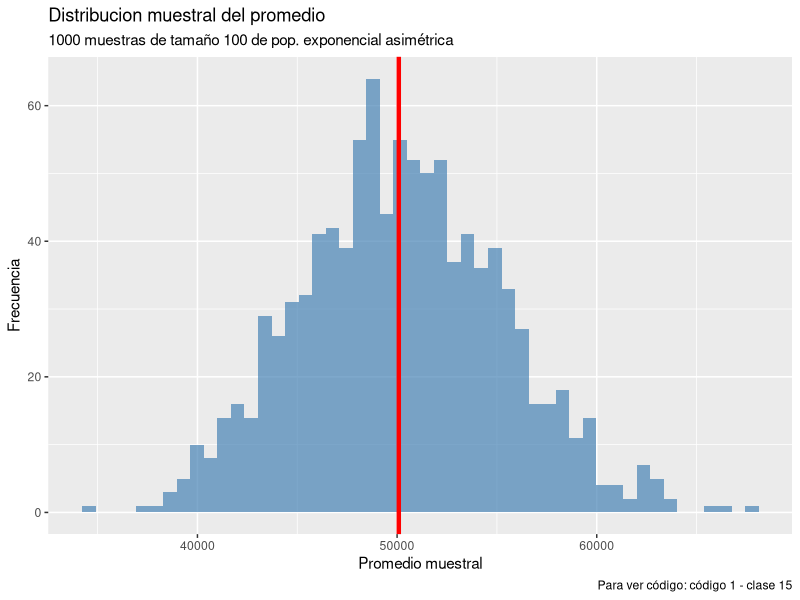
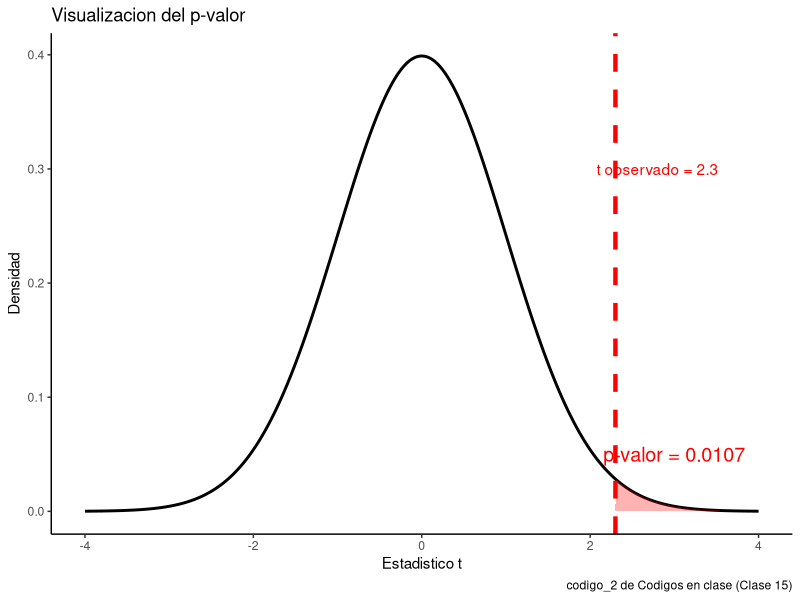
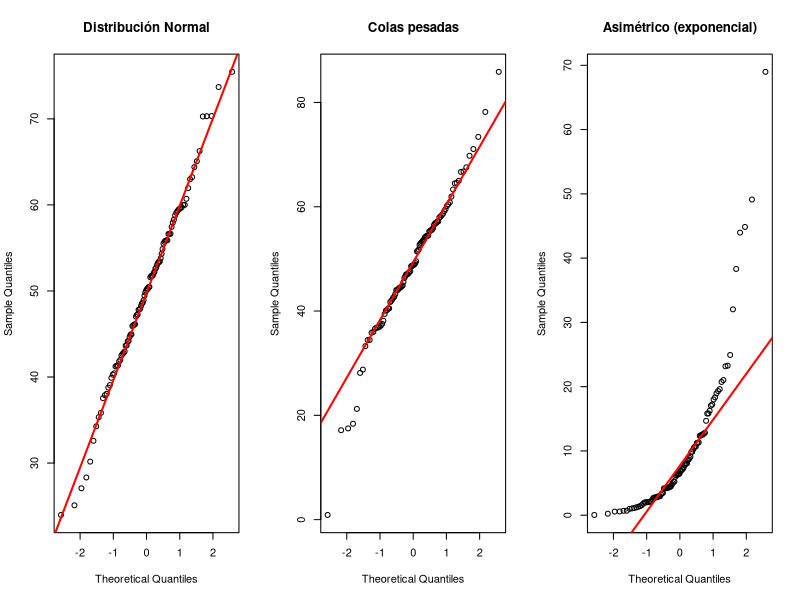
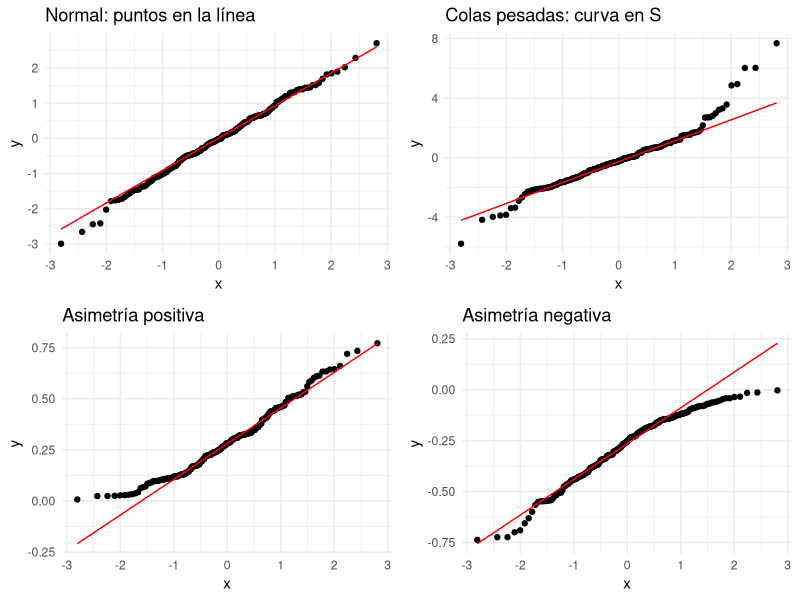
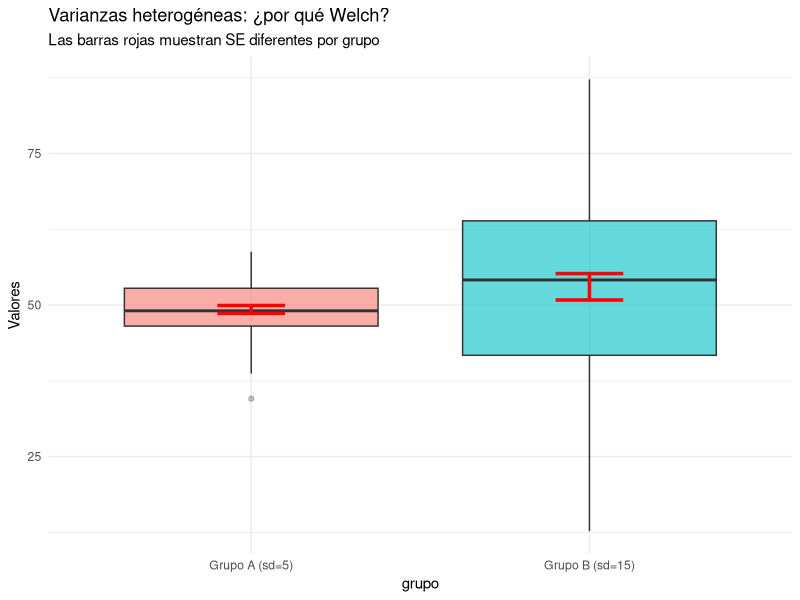
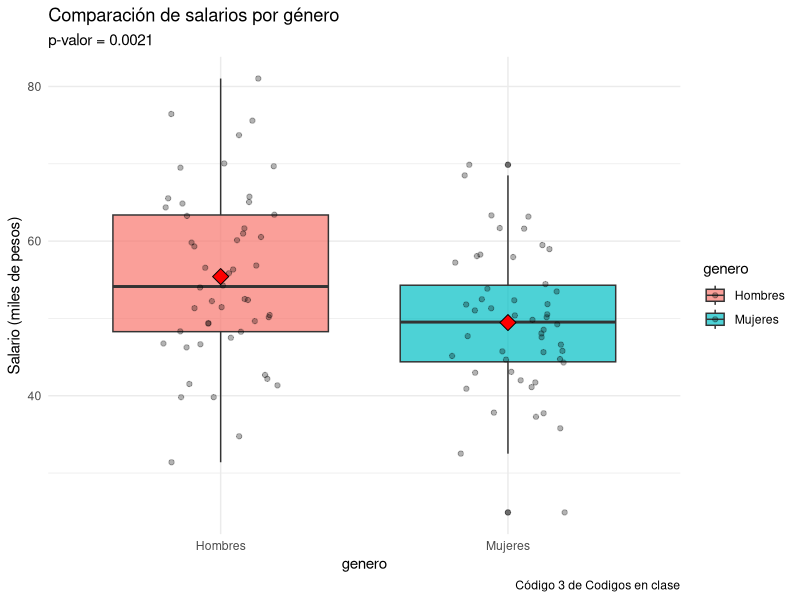
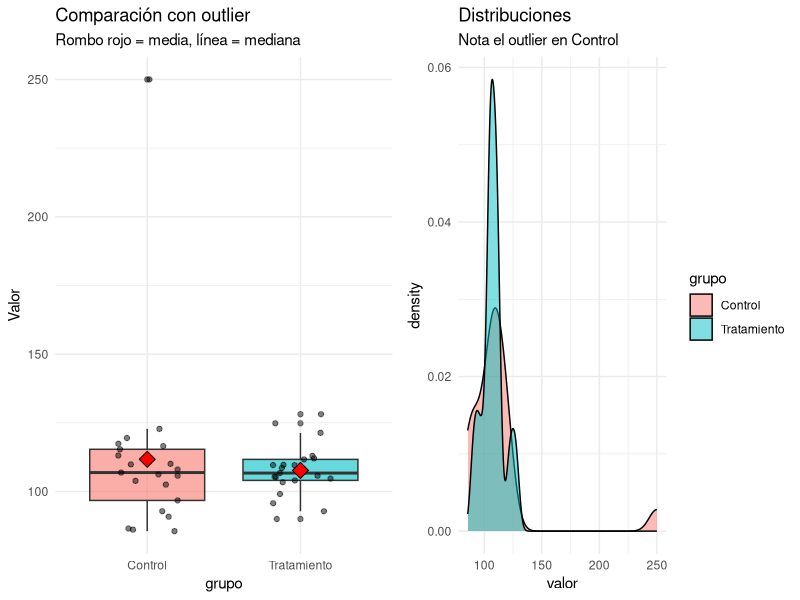
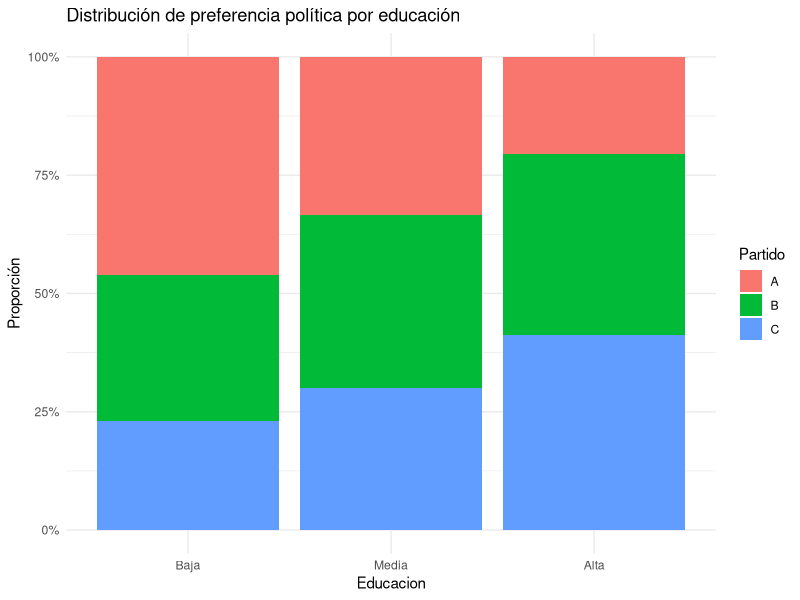

R code for these plots, in order:
## ---- chunk 1
# Simulacion: Distribucion muestral del promedio
library(tidyverse)

# Poblacion: ingresos con distribucion asimetrica
poblacion <- rexp(100000, rate = 1/50000)

# Tomar 1000 muestras de size 100
promedios_muestrales <- replicate(1000, {
  muestra <- sample(poblacion, 100)
  mean(muestra)
})

# Visualizar
tibble(promedio = promedios_muestrales) %>%
  ggplot(aes(x = promedio)) +
  geom_histogram(bins = 50, fill = "steelblue", alpha = 0.7) +
  geom_vline(xintercept = mean(poblacion), 
             color = "red", linewidth = 1.5) +
  labs(title = "Distribucion muestral del promedio",
       subtitle = "1000 muestras de tamaño 100 de pop. exponencial asimétrica",
       caption = 'Para ver código: código 1 - clase 15', 
       x = "Promedio muestral",
       y = "Frecuencia")
## ---- chunk 2
# Simulación: Impacto del tamaño muestral
tamaños <- c(10, 30, 100, 500)
resultados <- map_df(tamaños, function(n) {
  muestra <- rnorm(n, mean = 50, sd = 15)
  ic <- t.test(muestra)$conf.int
  tibble(
    n = n,
    ancho_ic = ic[2] - ic[1]
  )
})

print(resultados)
## ---- chunk 3
# Ejemplo: Test de una cola
library(ggplot2)

# Generar distribución bajo H0
x <- seq(-4, 4, length.out = 1000)
y <- dnorm(x)

# Estadístico observado
t_obs <- 2.3

# Crear visualización
tibble(x = x, y = y) %>%
  ggplot(aes(x = x, y = y)) +
  geom_line(linewidth = 1) +
  geom_area(data = . %>% filter(x >= t_obs),
            fill = "red", alpha = 0.3) +
  geom_vline(xintercept = t_obs, 
             color = "red", linewidth = 1.5, linetype = "dashed") +
  annotate("text", x = t_obs + 0.5, y = 0.3, 
           label = paste("t observado =", t_obs),
           color = "red") +
  annotate("text", x = 3, y = 0.05, 
           label = paste("p-valor =", round(1 - pnorm(t_obs), 4)),
           color = "red", size = 5) +
  labs(title = "Visualizacion del p-valor",
       x = "Estadistico t",
       y = "Densidad",
       caption = 'codigo_2 de Codigos en clase (Clase 15)') + 
  theme_classic()

## ---- chunk 4
# Datos que parecen normales
datos_normales <- rnorm(50, mean = 100, sd = 15)
shapiro.test(datos_normales)

# Datos claramente NO normales (exponencial)
datos_exponencial <- rexp(50, rate = 0.1)
shapiro.test(datos_exponencial)
## ---- chunk 5
par(mfrow = c(1, 3))

# Datos normales
datos_norm <- rnorm(100, 50, 10)
qqnorm(datos_norm, main = "Distribución Normal")
qqline(datos_norm, col = "red", lwd = 2)

# Datos con colas pesadas
datos_heavy <- rt(100, df = 3) * 10 + 50
qqnorm(datos_heavy, main = "Colas pesadas")
qqline(datos_heavy, col = "red", lwd = 2)

# Datos asimétricos
datos_asim <- rexp(100, rate = 0.1)
qqnorm(datos_asim, main = "Asimétrico (exponencial)")
qqline(datos_asim, col = "red", lwd = 2)
## ---- chunk 6
library(gridExtra)

# Crear diferentes patrones
set.seed(42)

p1 <- ggplot(data.frame(x = rnorm(200)), aes(sample = x)) +
  stat_qq() + stat_qq_line(color = "red") +
  labs(title = "Normal: puntos en la línea") +
  theme_minimal()

p2 <- ggplot(data.frame(x = rt(200, df = 3)), aes(sample = x)) +
  stat_qq() + stat_qq_line(color = "red") +
  labs(title = "Colas pesadas: curva en S") +
  theme_minimal()

p3 <- ggplot(data.frame(x = rbeta(200, 2, 5)), aes(sample = x)) +
  stat_qq() + stat_qq_line(color = "red") +
  labs(title = "Asimetría positiva") +
  theme_minimal()

p4 <- ggplot(data.frame(x = -rbeta(200, 2, 5)), aes(sample = x)) +
  stat_qq() + stat_qq_line(color = "red") +
  labs(title = "Asimetría negativa") +
  theme_minimal()

grid.arrange(p1, p2, p3, p4, ncol = 2)
## ---- chunk 7
salarios <- c(48, 52, 45, 55, 49, 51, 47, 53, 46, 54)
# H0: μ = 50 (mil pesos) # H1: μ ≠ 50 (test de dos colas)
resultado <- t.test(salarios, mu = 50)
print(resultado)
## ---- chunk 8
library(car)  # Para test de Levene

# Crear dos grupos con varianzas diferentes
grupo_a <- rnorm(50, mean = 50, sd = 5)   # Varianza pequeña
grupo_b <- rnorm(50, mean = 52, sd = 15)  # Varianza grande

# Test de Levene
leveneTest(c(grupo_a, grupo_b) ~ rep(c("A", "B"), each = 50))
## ---- chunk 9
set.seed(789)
grupo_a <- rnorm(50, mean = 50, sd = 5)
grupo_b <- rnorm(50, mean = 52, sd = 15)

datos <- tibble(
  valor = c(grupo_a, grupo_b),
  grupo = rep(c("Grupo A (sd=5)", "Grupo B (sd=15)"), each = 50)
)

ggplot(datos, aes(x = grupo, y = valor, fill = grupo)) +
  geom_boxplot(alpha = 0.6, outlier.alpha = 0.3) +
  stat_summary(fun.data = mean_se, geom = "errorbar", 
               width = 0.2, color = "red", linewidth = 1.2) +
  labs(title = "Varianzas heterogéneas: ¿por qué Welch?",
       subtitle = "Las barras rojas muestran SE diferentes por grupo",
       y = "Valores") +
  theme_minimal() +
  theme(legend.position = "none")
## ---- chunk 10
set.seed(123)
salarios_hombres <- rnorm(50, mean = 55, sd = 12)
salarios_mujeres <- rnorm(50, mean = 48, sd = 10)
# H0: μ_hombres = μ_mujeres (no hay diferencia)
# H1: μ_hombres > μ_mujeres (test de una cola)
resultado <- t.test(salarios_hombres, salarios_mujeres, 
                   alternative = "greater")
print(resultado) 
## ---- chunk 11
# Datos simulados
set.seed(123)
salarios_hombres <- rnorm(50, mean = 55, sd = 12)
salarios_mujeres <- rnorm(50, mean = 48, sd = 10)

# H0: μ_hombres = μ_mujeres (no hay diferencia)
# H1: μ_hombres > μ_mujeres (test de una cola)

resultado <- t.test(salarios_hombres, salarios_mujeres, 
                    alternative = "greater")

# Visualización
datos_comparacion <- tibble(
  salario = c(salarios_hombres, salarios_mujeres),
  genero = rep(c("Hombres", "Mujeres"), each = 50)
)

ggplot(datos_comparacion, aes(x = genero, y = salario, fill = genero)) +
  geom_boxplot(alpha = 0.7) +
  geom_jitter(width = 0.2, alpha = 0.3) +
  stat_summary(fun = mean, geom = "point", 
               shape = 23, size = 4, fill = "red") +
  labs(title = "Comparación de salarios por género",
       subtitle = paste("p-valor =", round(resultado$p.value, 4)),
       y = "Salario (miles de pesos)",
       caption='Código 3 de Codigos en clase') +
  theme_minimal()
## ---- chunk 12
# Datos con outliers extremos
set.seed(456)
grupo_control <- c(rnorm(20, mean = 100, sd = 10), 250)  # Un outlier
grupo_tratamiento <- rnorm(21, mean = 110, sd = 10)

# Test T (sensible a outliers)
t.test(grupo_tratamiento, grupo_control)$p.value

# Test de Wilcoxon (robusto a outliers)
wilcox.test(grupo_tratamiento, grupo_control)$p.value
## ---- chunk 13
# Crear datos
set.seed(456)
grupo_control <- c(rnorm(20, mean = 100, sd = 10), 250)
grupo_tratamiento <- rnorm(21, mean = 110, sd = 10)

datos_comp <- tibble(
  valor = c(grupo_control, grupo_tratamiento),
  grupo = rep(c("Control", "Tratamiento"), c(21, 21))
)

p1 <- ggplot(datos_comp, aes(x = grupo, y = valor, fill = grupo)) +
  geom_boxplot(alpha = 0.6) +
  geom_jitter(width = 0.2, alpha = 0.5) +
  stat_summary(fun = mean, geom = "point", shape = 23, 
               size = 4, fill = "red") +
  labs(title = "Comparación con outlier",
       subtitle = "Rombo rojo = media, línea = mediana",
       y = "Valor") +
  theme_minimal() +
  theme(legend.position = "none")

p2 <- ggplot(datos_comp, aes(x = valor, fill = grupo)) +
  geom_density(alpha = 0.5) +
  labs(title = "Distribuciones",
       subtitle = "Nota el outlier en Control") +
  theme_minimal()

library(gridExtra)
grid.arrange(p1, p2, ncol = 2)
## ---- chunk 14
# Ejemplo: satisfacción antes y después de capacitación (escala 1-10, datos ordinales)
antes <- c(5, 6, 4, 7, 5, 6, 4, 5, 6, 7)
despues <- c(7, 8, 6, 8, 7, 7, 5, 6, 8, 9)
# Test t pareado (asume normalidad)
t.test(despues, antes, paired = TRUE)$p.value
# Test de Wilcoxon pareado (no asume normalidad)
wilcox.test(despues, antes, paired = TRUE)$p.value
## ---- chunk 15
# Tabla de contingencia
tabla <- matrix(c(120, 80, 60,   # Educación baja
                  100, 110, 90,  # Educación media
                  70, 130, 140), # Educación alta
                nrow = 3, byrow = TRUE,
                dimnames = list(
                  Educacion = c("Baja", "Media", "Alta"),
                  Partido = c("A", "B", "C")
                ))

# print(tabla)

# H0: Las variables son independientes
# H1: Las variables están relacionadas

resultado <- chisq.test(tabla)
#print(resultado)
# Visualización moderna con ggplot
as.data.frame.table(tabla) %>%
  ggplot(aes(x = Educacion, y = Freq, fill = Partido)) +
  geom_col(position = "fill") +
  scale_y_continuous(labels = scales::percent) +
  labs(title = "Distribución de preferencia política por educación",
       y = "Proporción",
       ) +
  theme_minimal()
## ---- chunk 16
# Tabla de contingencia
tabla <- matrix(c(120, 80, 60,   # Educación baja
                  100, 110, 90,  # Educación media
                  70, 130, 140), # Educación alta
                nrow = 3, byrow = TRUE,
                dimnames = list(
                  Educacion = c("Baja", "Media", "Alta"),
                  Partido = c("A", "B", "C")
                ))

# print(tabla)

# H0: Las variables son independientes
# H1: Las variables están relacionadas

resultado <- chisq.test(tabla)
print(resultado)

## ---- chunk 17
# Crear tabla resumen
resumen <- tibble(
  Situacion = c(
    "1 muestra vs valor (n ≥ 30)",
    "1 muestra vs valor (n < 30 o NO normal)",
    "2 muestras independientes (n ≥ 30)",
    "2 muestras independientes (n < 30 o NO normal)",
    "2 muestras pareadas (n ≥ 30)",
    "2 muestras pareadas (n < 30 o NO normal)",
    "Verificar normalidad (crucial si n < 30)",
    "Verificar varianzas iguales"
  ),
  Test = c(
    "t.test(x, mu = valor)",
    "wilcox.test(x, mu = valor)",
    "t.test(x, y)",
    "wilcox.test(x, y)",
    "t.test(x, y, paired = TRUE)",
    "wilcox.test(x, y, paired = TRUE)",
    "shapiro.test() + Q-Q plot",
    "leveneTest() o var.test()"
  )
)

knitr::kable(resumen, format = "markdown")
